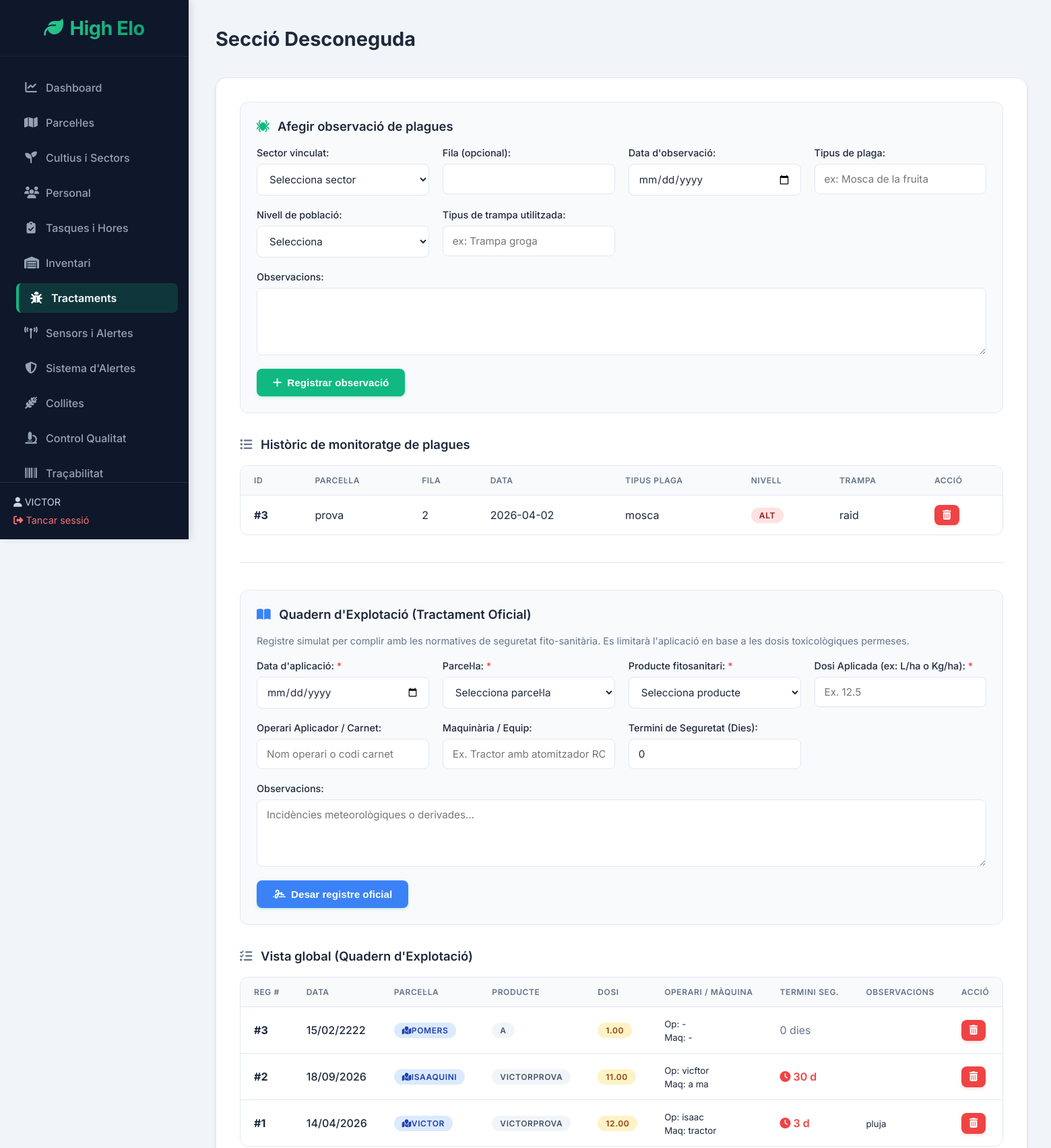
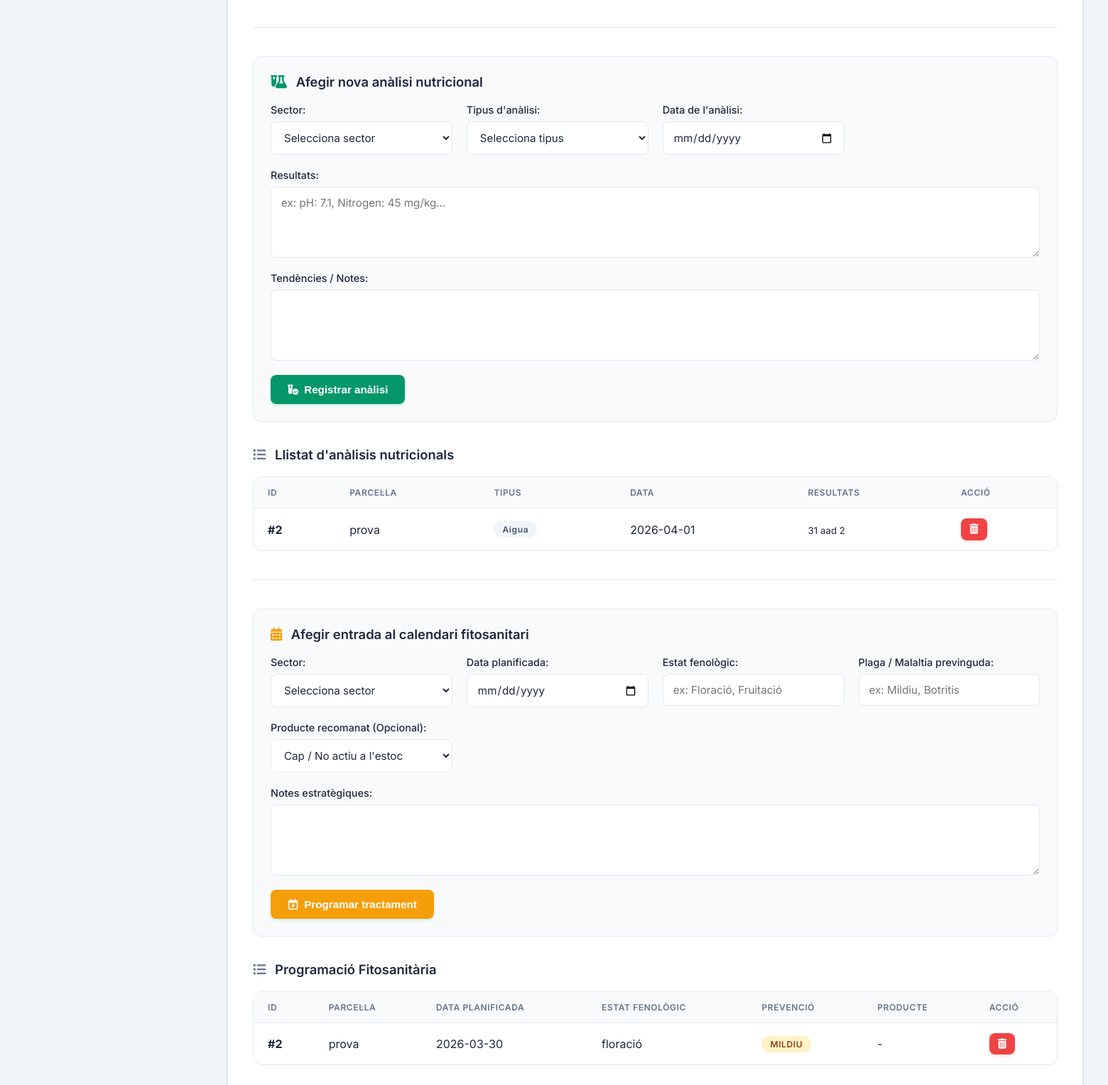
/index.php?p=monitoratge_plagues (signed in), run on the app's committed database (2 pictures, top to bottom).
### tables this page shows
CREATE TABLE `monitoratge_plagues` (
  `id_monitoratge` int(11) NOT NULL,
  `id_sector` int(11) NOT NULL,
  `id_fila` int(11) DEFAULT NULL,
  `data_observacio` date NOT NULL,
  `tipus_plaga` varchar(100) NOT NULL,
  `nivell_poblacio` varchar(50) NOT NULL,
  `tipus_trampa` varchar(100) DEFAULT NULL,
  `geolocalitzacio` varchar(100) DEFAULT NULL,
  `observacions` text DEFAULT NULL
);

CREATE TABLE `tractamentsoficials` (
  `id_tractament` int(11) NOT NULL,
  `data` date NOT NULL,
  `parcela_id` int(11) NOT NULL,
  `producte_id` int(11) NOT NULL,
  `dosi` decimal(10,2) NOT NULL,
  `operari` varchar(150) DEFAULT NULL,
  `maquina` varchar(100) DEFAULT NULL,
  `termini_seguretat` int(11) DEFAULT 0,
  `observacions` text DEFAULT NULL
);

CREATE TABLE `producte` (
  `id_producte` int(11) NOT NULL,
  `nom_comercial` varchar(100) NOT NULL,
  `materia_activa` varchar(255) DEFAULT NULL,
  `tipus` varchar(50) NOT NULL DEFAULT '',
  `dosi_recomanada` varchar(255) DEFAULT NULL,
  `termini_seguretat` int(11) DEFAULT NULL COMMENT 'dies',
  `classificacio_tox` varchar(50) DEFAULT NULL,
  `restriccions` text DEFAULT NULL,
  `compatibilitat` varchar(500) DEFAULT NULL,
  `fabricant` varchar(100) DEFAULT NULL,
  `numero_registre` varchar(50) DEFAULT NULL,
  `mode_accio` varchar(255) DEFAULT NULL,
  `quantitat_minima` decimal(10,2) NOT NULL DEFAULT 10.00
);

CREATE TABLE `analisi_nutricional` (
  `id_analisi` int(11) NOT NULL,
  `id_sector` int(11) NOT NULL,
  `tipus_analisi` enum('sol','aigua','foliar') NOT NULL,
  `data_analisi` date NOT NULL,
  `resultats` longtext DEFAULT NULL,
  `tendencies` text DEFAULT NULL
);

CREATE TABLE `calendari_fitosanitari` (
  `id_calendari` int(11) NOT NULL,
  `id_sector` int(11) NOT NULL,
  `data_planificada` date NOT NULL,
  `estat_fenologic` varchar(100) DEFAULT NULL,
  `plaga_malaltia` varchar(100) DEFAULT NULL,
  `id_producte_recomanat` int(11) DEFAULT NULL,
  `notes` text DEFAULT NULL
);

### modules/monitoratge_plagues.php (the view, shortened to what the rows shown need)
<?php
$conn->query("
    CREATE TABLE IF NOT EXISTS `TractamentsOficials` (
        `id_tractament` int(11) NOT NULL AUTO_INCREMENT,
        `data` date NOT NULL,
        `parcela_id` int(11) NOT NULL,
        `producte_id` int(11) NOT NULL,
        `dosi` decimal(10,2) NOT NULL,
        `operari` varchar(150) DEFAULT NULL,
        `maquina` varchar(100) DEFAULT NULL,
        `termini_seguretat` int(11) DEFAULT 0,
        `observacions` text DEFAULT NULL,
        PRIMARY KEY (`id_tractament`),
        KEY `parcela_id` (`parcela_id`),
        KEY `producte_id` (`producte_id`),
        CONSTRAINT `fk_tractament_parcela` FOREIGN KEY (`parcela_id`) REFERENCES `Parcel·la` (`id_parcela`) ON DELETE CASCADE,
        CONSTRAINT `fk_tractament_producte` FOREIGN KEY (`producte_id`) REFERENCES `Producte` (`id_producte`) ON DELETE CASCADE
    ) ENGINE=InnoDB DEFAULT CHARSET=utf8mb4 COLLATE=utf8mb4_spanish_ci
");
?>
<div class="section">
    <?php
    $monitoratges = $conn->query("
        SELECT m.id_monitoratge, p.nom AS parcela, m.id_fila, m.data_observacio,
               m.tipus_plaga, m.nivell_poblacio, m.tipus_trampa, m.observacions
        FROM Monitoratge_Plagues m
        JOIN Sector_Cultiu s ON m.id_sector = s.id_sector
        JOIN Parcel·la p ON s.id_parcela = p.id_parcela
        ORDER BY m.data_observacio DESC
    ");
    if ($monitoratges->num_rows > 0):
    ?>
        <div class="table-container">
            <table>
                <tr>
                    <th>ID</th>
                    <th>Parcel·la</th>
                    <th>Fila</th>
                    <th>Data</th>
                    <th>Tipus plaga</th>
                    <th>Nivell</th>
                    <th>Trampa</th>
                    <th>Acció</th>
                </tr>
                <?php while ($m = $monitoratges->fetch_assoc()): ?>
                    <tr>
                        <td><strong>#<?= $m['id_monitoratge'] ?></strong></td>
                        <td><?= htmlspecialchars($m['parcela']) ?></td>
                        <td><?= $m['id_fila'] ?: '-' ?></td>
                        <td><?= $m['data_observacio'] ?></td>
                        <td><?= htmlspecialchars($m['tipus_plaga']) ?></td>
                        <td>
                            <?php
                                $n = $m['nivell_poblacio'];
                                $c = 'badge-secondary';
                                if($n == 'Alt' || $n == 'Molt alt') $c = 'badge-danger';
                                echo "<span class='badge $c'>$n</span>";
                            ?>
                        </td>
                        <td><?= htmlspecialchars($m['tipus_trampa'] ?? '-') ?></td>
                        <td>
                            <a href="?p=monitoratge_plagues&eliminar=monitoratge&id=<?= $m['id_monitoratge'] ?>"
                               class="btn btn-red btn-icon" onclick="return confirm('Segur que vols eliminar aquesta observació?');" title="Eliminar">
                                <i class="fa-solid fa-trash-can"></i>
                            </a>
                        </td>
                    </tr>
                <?php endwhile; ?>
            </table>
        </div>
    <?php else: ?>
        <p style="color:var(--text-muted);"><i class="fa-solid fa-folder-open"></i> Encara no hi ha observacions de plagues.</p>
    <?php endif; ?>
    <?php
    $tractaments = $conn->query("
        SELECT t.id_tractament, t.data, parc.nom AS parcela_nom, pr.nom_comercial AS producte_nom,
               t.dosi, t.operari, t.maquina, t.termini_seguretat, t.observacions
        FROM TractamentsOficials t
        JOIN Parcel·la parc ON t.parcela_id = parc.id_parcela
        JOIN Producte pr ON t.producte_id = pr.id_producte
        ORDER BY t.data DESC, t.id_tractament DESC
    ");
    if ($tractaments && $tractaments->num_rows > 0):
    ?>
        <div class="table-container">
            <table>
                <tr>
                    <th>Reg #</th>
                    <th>Data</th>
                    <th>Parcel·la</th>
                    <th>Producte</th>
                    <th>Dosi</th>
                    <th>Operari / Màquina</th>
                    <th>Termini Seg.</th>
                    <th>Observacions</th>
                    <th>Acció</th>
                </tr>
                <?php while ($t = $tractaments->fetch_assoc()): ?>
                    <tr>
                        <td><strong>#<?= $t['id_tractament'] ?></strong></td>
                        <td><span style="font-weight: 500;"><?= date('d/m/Y', strtotime($t['data'])) ?></span></td>
                        <td><span class="badge badge-info"><i class="fa-solid fa-map-location"></i> <?= htmlspecialchars($t['parcela_nom']) ?></span></td>
                        <td><span class="badge badge-secondary"><?= htmlspecialchars($t['producte_nom']) ?></span></td>
                        <td><span class="badge badge-warning"><?= number_format($t['dosi'], 2) ?></span></td>
                        <td>
                            <small>Op: <?= htmlspecialchars($t['operari'] ?: '-') ?><br>Maq: <?= htmlspecialchars($t['maquina'] ?: '-') ?></small>
                        </td>
                        <td>
                            <?php if ($t['termini_seguretat'] > 0): ?>
                                <span style="color:var(--danger); font-weight: 600;"><i class="fa-solid fa-clock"></i> <?= $t['termini_seguretat'] ?> d</span>
                            <?php else: ?>
                                <span style="color:var(--text-muted);">0 dies</span>
                            <?php endif; ?>
                        </td>
                        <td style="max-width: 150px;"><small><?= nl2br(htmlspecialchars($t['observacions'] ?? '-')) ?></small></td>
                        <td>
                            <a href="?p=monitoratge_plagues&eliminar=tractament_oficial&id=<?= $t['id_tractament'] ?>"
                               class="btn btn-red btn-icon" onclick="return confirm('ATENCIÓ A L\'AUDITORIA: Voleu eliminar definitivament aquest registre oficial del Quadern?');" title="Esborrar registre">
                                <i class="fa-solid fa-trash-can"></i>
                            </a>
                        </td>
                    </tr>
                <?php endwhile; ?>
            </table>
        </div>
    <?php else: ?>
        <p style="color:var(--text-muted);"><i class="fa-solid fa-folder-open"></i> El quadern d'explotació està completament buit.</p>
    <?php endif; ?>
    <?php
    $analisis = $conn->query("
        SELECT an.id_analisi, p.nom AS parcela, an.tipus_analisi, an.data_analisi,
               an.resultats, an.tendencies
        FROM Analisi_Nutricional an
        JOIN Sector_Cultiu s ON an.id_sector = s.id_sector
        JOIN Parcel·la p ON s.id_parcela = p.id_parcela
        ORDER BY an.data_analisi DESC
    ");
    if ($analisis->num_rows > 0):
    ?>
        <div class="table-container">
            <table>
                <tr>
                    <th>ID</th>
                    <th>Parcel·la</th>
                    <th>Tipus</th>
                    <th>Data</th>
                    <th>Resultats</th>
                    <th>Acció</th>
                </tr>
                <?php while ($an = $analisis->fetch_assoc()): ?>
                    <tr>
                        <td><strong>#<?= $an['id_analisi'] ?></strong></td>
                        <td><?= htmlspecialchars($an['parcela']) ?></td>
                        <td><span class="badge badge-secondary" style="text-transform: capitalize;"><?= htmlspecialchars($an['tipus_analisi']) ?></span></td>
                        <td><?= $an['data_analisi'] ?></td>
                        <td><small><?= nl2br(htmlspecialchars($an['resultats'] ?? '-')) ?></small></td>
                        <td>
                            <a href="?p=monitoratge_plagues&eliminar=analisi&id=<?= $an['id_analisi'] ?>"
                               class="btn btn-red btn-icon" onclick="return confirm('Segur que vols eliminar aquest anàlisi?');" title="Eliminar">
                                <i class="fa-solid fa-trash-can"></i>
                            </a>
                        </td>
                    </tr>
                <?php endwhile; ?>
            </table>
        </div>
    <?php else: ?>
        <p style="color:var(--text-muted);"><i class="fa-solid fa-folder-open"></i> Encara no hi ha anàlisis nutricionals.</p>
    <?php endif; ?>
    <?php
    $calendari = $conn->query("
        SELECT c.id_calendari, p.nom AS parcela, c.data_planificada, c.estat_fenologic,
               c.plaga_malaltia, pr.nom_comercial AS producte_recomanat, c.notes
        FROM Calendari_Fitosanitari c
        JOIN Sector_Cultiu s ON c.id_sector = s.id_sector
        JOIN Parcel·la p ON s.id_parcela = p.id_parcela
        LEFT JOIN Producte pr ON c.id_producte_recomanat = pr.id_producte
        ORDER BY c.data_planificada ASC
    ");
    if ($calendari->num_rows > 0):
    ?>
        <div class="table-container">
            <table>
                <tr>
                    <th>ID</th>
                    <th>Parcel·la</th>
                    <th>Data planificada</th>
                    <th>Estat fenològic</th>
                    <th>Prevenció</th>
                    <th>Producte</th>
                    <th>Acció</th>
                </tr>
                <?php while ($c = $calendari->fetch_assoc()): ?>
                    <tr>
                        <td><strong>#<?= $c['id_calendari'] ?></strong></td>
                        <td><?= htmlspecialchars($c['parcela']) ?></td>
                        <td><?= $c['data_planificada'] ?></td>
                        <td><?= htmlspecialchars($c['estat_fenologic'] ?? '-') ?></td>
                        <td><span class="badge badge-warning"><?= htmlspecialchars($c['plaga_malaltia'] ?? '-') ?></span></td>
                        <td>
                            <?php if(!empty($c['producte_recomanat'])): ?>
                                <span class="badge badge-info"><?= htmlspecialchars($c['producte_recomanat']) ?></span>
                            <?php else: ?>
                                -
                            <?php endif; ?>
                        </td>
                        <td>
                            <a href="?p=monitoratge_plagues&eliminar=calendari&id=<?= $c['id_calendari'] ?>"
                               class="btn btn-red btn-icon" onclick="return confirm('Segur que vols eliminar aquesta dada de calendari?');" title="Eliminar">
                                <i class="fa-solid fa-trash-can"></i>
                            </a>
                        </td>
                    </tr>
                <?php endwhile; ?>
            </table>
        </div>
    <?php else: ?>
        <p style="color:var(--text-muted);"><i class="fa-solid fa-folder-open"></i> No hi ha cap planificació fitosanitària activa.</p>
    <?php endif; ?>
</div>

### data on the page
monitoratge_plagues: id_monitoratge "3", parcel·la.nom "prova", id_fila "2", data_observacio "2026-04-02", tipus_plaga "mosca", nivell_poblacio "ALT", tipus_trampa "raid"
tractamentsoficials: id_tractament "3", data "15/02/2222", parcela.nom "POMERS", producte.nom_comercial "A", dosi "1.00", operari "-", maquina "-", termini_seguretat "0 dies"
tractamentsoficials: id_tractament "2", data "18/09/2026", parcela.nom "ISAAQUINI", producte.nom_comercial "VICTORPROVA", dosi "11.00", operari "vicftor", maquina "a ma", termini_seguretat "30"
tractamentsoficials: id_tractament "1", data "14/04/2026", parcela.nom "VICTOR", producte.nom_comercial "VICTORPROVA", dosi "12.00", operari "isaac", maquina "tractor", termini_seguretat "3", observacions "pluja"
analisi_nutricional: id_analisi "2", parcel·la.nom "prova", tipus_analisi "Aigua", data_analisi "2026-04-01", resultats "31 aad 2"
calendari_fitosanitari: id_calendari "2", parcel·la.nom "prova", data_planificada "2026-03-30", estat_fenologic "floració", plaga_malaltia "MILDIU"

### other printed values
$_SESSION['usuari_nom'] "VICTOR"
$titols[$p] "Secció Desconeguda"
